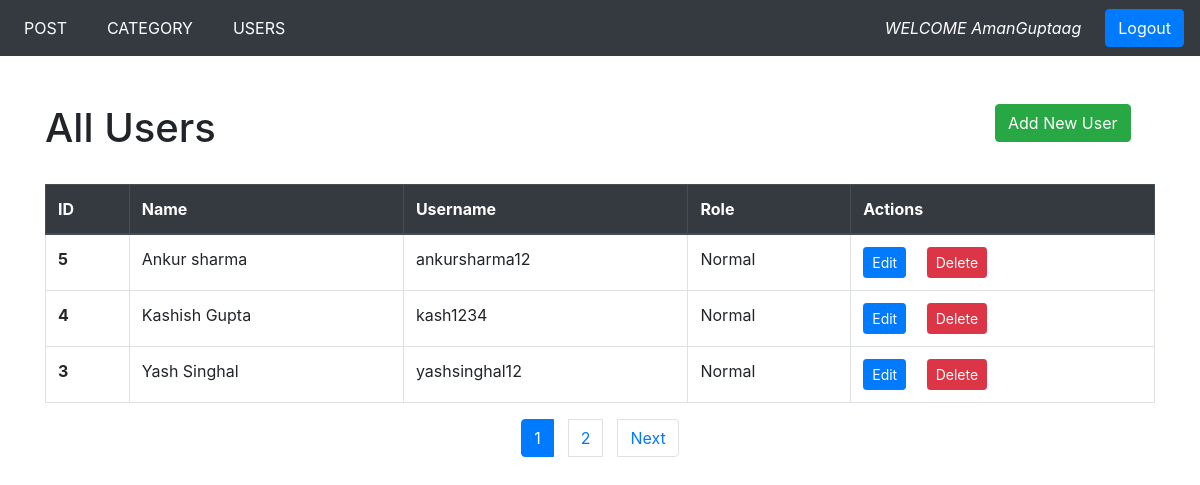
The app's page /admin/users.php (signed in) with its own data.
### tables this page shows
CREATE TABLE `user` (
  `user_id` int(11) NOT NULL,
  `fname` varchar(50) NOT NULL,
  `lname` varchar(50) NOT NULL,
  `uname` varchar(50) NOT NULL,
  `password` varchar(60) NOT NULL,
  `role` int(11) NOT NULL
);

### admin/users.php (the view, shortened to what this page needs)
<?php
include 'header.php';
include 'config.php';
?>
<!doctype html>
<html lang="en">
<head>
    <link rel="stylesheet" href="https://stackpath.bootstrapcdn.com/bootstrap/4.5.2/css/bootstrap.min.css">
</head>
<body>
    <div class="container mt-5">
        <div class="row">
            <div class="col-md-10">
                <h1>All Users</h1>
            </div>
            <div class="col-md-2">
                <button class="btn btn-success btn-md"><a style="color: white; text-decoration: none;" href="adduser.php">Add New User</a></button>
            </div>
        </div>
        <br>
        <?php
        $limit = 3;
        if (isset($_GET['page'])) {
            $page = $_GET['page'];
        } else {
            $page = 1;
        }
        $offset = ($page - 1) * $limit;
        $sql = "SELECT * FROM user ORDER BY user_id DESC LIMIT $offset,$limit";
        $result = mysqli_query($conn, $sql) or die('Query Unsuccessfull');
        if (mysqli_num_rows($result) > 0) {
        ?>
        <table class="table table-bordered">
            <thead class="thead-dark">
                <tr>
                    <th scope="col">ID</th>
                    <th scope="col">Name</th>
                    <th scope="col">Username</th>
                    <th scope="col">Role</th>
                    <th scope="col">Actions</th>
                </tr>
            </thead>
            <tbody>
                <?php
                while ($row = mysqli_fetch_assoc($result)) {
                ?>
                    <tr>
                        <th scope="row"><?php echo $row['user_id']; ?></th>
                        <td><?php echo $row['fname'] . " " . $row['lname']; ?></td>
                        <td><?php echo $row['uname']; ?></td>
                        <td><?php if ($row['role'] == '0')
                                echo 'Normal';
                            else
                                echo 'Admin';
                            ?>
                        </td>
                        <td><button class="btn btn-primary btn-sm mr-3"><a style="color: white; text-decoration: none;" href="edituser.php?id=<?php echo $row['user_id']; ?>">Edit</a></button>
                            <button class="btn btn-danger btn-sm"><a style="color: white; text-decoration: none;" href="deleteuser.php?id=<?php echo $row['user_id']; ?>">Delete</a></button>
                        </td>
                    </tr>
                <?php
                }
                ?>
            </tbody>
        </table>
    </div>
<?php
    $sql1 = "SELECT * FROM user";
    $result1 = mysqli_query($conn, $sql1) or die('Query Unsuccessfull');
    if (mysqli_num_rows($result1) > 0) {
        $total_records = mysqli_num_rows($result1);
        $total_page = ceil($total_records / $limit);
        echo '<ul class="pagination pagination-md justify-content-center">';
        for ($i = 1; $i <=$total_page; $i++) {
            if ($i == $page) {
                $active = 'active';
            } else {
                $active = '';
            }
            echo '<li class="page-item ' . $active . '"><a style="margin: 0 7px;"  class="page-link" href="users.php?page=' . $i . '">' . $i . '</a></li>';
        }
        if ($total_page > $page) {
            echo '<li class="page-item"><a style="margin: 0 7px;"  class="page-link" href="users.php?page='.($page+1).'">Next</a></li>';
        }
        echo '</ul>';
    }
}
?>
</body>
</html>

### records on screen
user: user_id "5", fname "Ankur", lname "sharma", uname "ankursharma12", role "Normal"
user: user_id "4", fname "Kashish", lname "Gupta", uname "kash1234", role "Normal"
user: user_id "3", fname "Yash", lname "Singhal", uname "yashsinghal12", role "Normal"

### other values on screen
$_SESSION['uname'] "AmanGuptaag"
